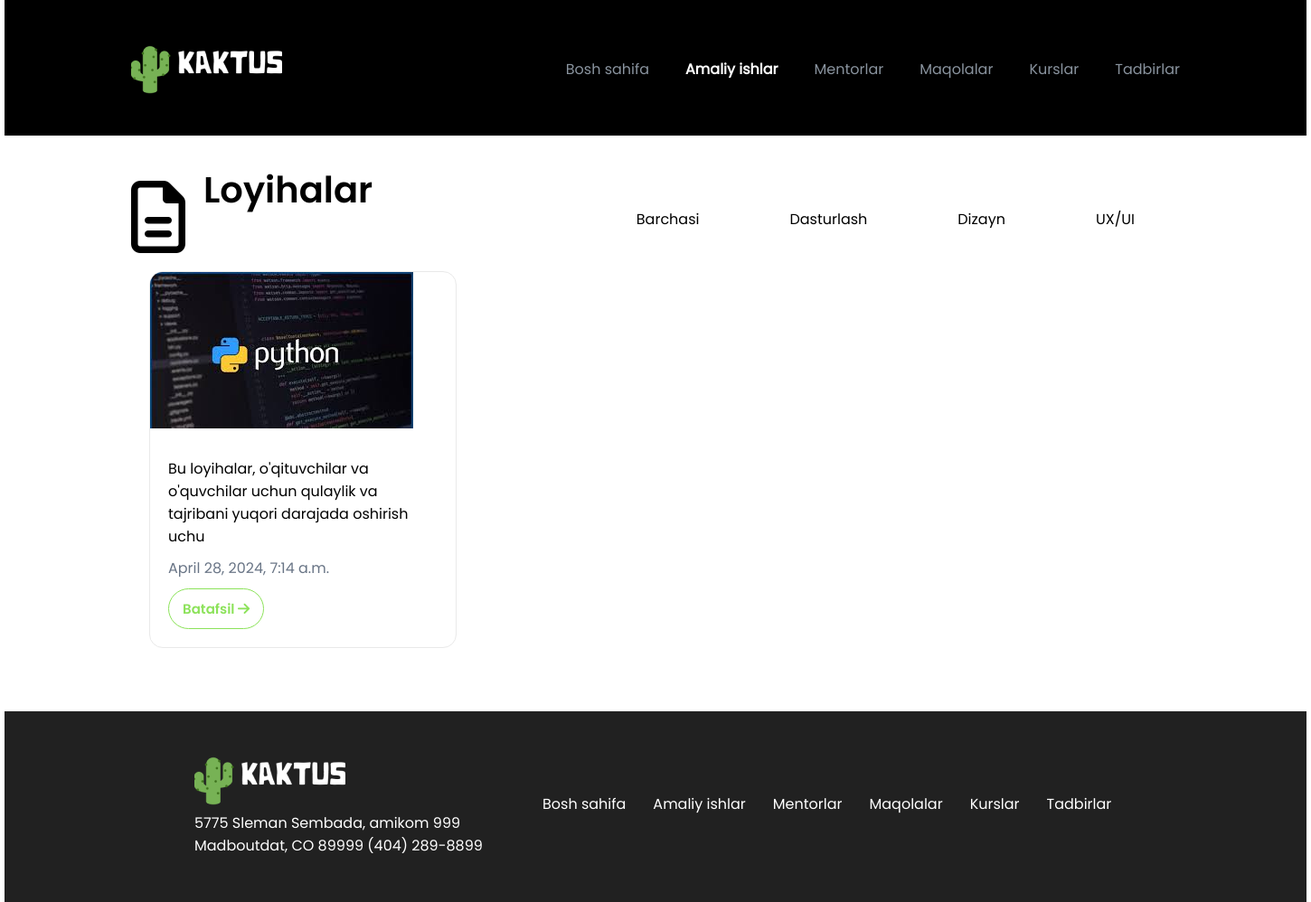
The app's page /project/ with its own data.
### mysite/models.py (models this page shows, shortened)
class Project(TimeStampedMixin):
    title = models.CharField(max_length=255)
    text = models.TextField(null=True, blank=True)
    field = models.ForeignKey(Field, on_delete=models.CASCADE)
    picture = models.ImageField(upload_to='media', null=True, blank=True)
    deadline = models.DateTimeField(null=True, blank=True)
    price = models.IntegerField(null=True, blank=True,default=0)
    requirements = models.TextField(null=True, blank=True)
    class Meta:
        verbose_name = "Project"
        verbose_name_plural = "Projects"
        db_table = "project"

### mysite/views.py (the view)
# urls.py: path('project/', project,name="project"),
def project(request):
    data = Project.objects.all()
    context = {
        "data": data,
    }
    return render(request, 'projects.html', context)

### templates/projects.html (shortened to what this page needs)
<!DOCTYPE html>
<html lang="en">
<head>
    {% load static %}
    <link rel="stylesheet" href="{% static 'css/style.css' %}">
    <link rel="stylesheet" href="{% static 'css/all.css' %}">
</head>
<body>
    <div class="container">
        <div class="page">
            <div class="row">
                <header>
                    <div class="header__logo">
                        <a href="{% url 'index' %}">
                            <img src="{% static 'images/kaktus_logo.png' %}" alt="aaa">
                        </a>
                    </div>
                    <nav class="header__nav">
                        <ul>
                            <li><a href="{% url 'index' %}">Bosh sahifa</a></li>
                            <li><a href="{% url 'project' %}" class="active" >Amaliy ishlar</a></li>
                            <li><a href="{% url 'mentor' %}">Mentorlar</a></li>
                            <li><a href="{% url 'article' %}">Maqolalar</a></li>
                            <li><a href="{% url 'course' %}">Kurslar</a></li>
                            <li><a href="{% url 'event' %}" >Tadbirlar</a></li>
                        </ul>
                    </nav>
                </header>
            </div>
        </div>
        <div class="maqola_page">
            <div class="row">
                <div class="page__header">
                    <div class="page__title">
                        <i class="fa-regular fa-file-lines"></i> <span>Loyihalar</span>
                    </div>
                    <div class="page__filter">
                        <a href="{% url 'project' %}" class="page__filter-btn ">Barchasi</a>
                        <a href="{% url 'projectfilter' id=1 %}" class="page__filter-btn">Dasturlash</a>
                        <a href="{% url 'projectfilter' id=2 %}" class="page__filter-btn">Dizayn</a>
                        <a href="{% url 'projectfilter' id=3 %}" class="page__filter-btn">UX/UI</a>
                    </div>
                </div>
                <div class="universal_cards">
                    {% for i in data %}
                    <div class="universal_card">
                        <img src="{{i.picture.url}}" alt="" class="card-img-top">
                        <div class="card-body">
                            <p class="card-text">{{i.text|slice:":100"}}</p>
                            <p class="card-data">{{i.created_at}}</p>
                            <a href="{% url 'feedback' %}" class="card-link">Batafsil <i class="fa-solid fa-arrow-right"></i></a>
                        </div>
                    </div>
                    {% endfor %}
                </div>
            </div>
        </div>
        <footer>
            <div class="row">
                <div class="footer__cols">
                    <div class="footer__col-info">
                        <a href="index.html">
                            <img src="{% static 'images/kaktus_logo.png' %}" alt="aaa">
                        </a>
                        <p>5775 Sleman Sembada, amikom 999 Madboutdat, CO 89999 (404) 289-8899</p>
                    </div>
                    <div class="footer__col-menu">
                        <ul>
                            <li><a href="{% url 'index' %}">Bosh sahifa</a></li>
                            <li><a href="{% url 'project' %}" class="active" >Amaliy ishlar</a></li>
                            <li><a href="{% url 'mentor' %}">Mentorlar</a></li>
                            <li><a href="{% url 'article' %}">Maqolalar</a></li>
                            <li><a href="{% url 'course' %}">Kurslar</a></li>
                            <li><a href="{% url 'event' %}" >Tadbirlar</a></li>
                        </ul>
                    </div>
                </div>
            </div>
        </footer>
    </div>
</body>
</html>

### static/css/style.css (style rules this page uses)
* { margin:0px; padding:0px; box-sizing: border-box; font-family: "Poppins"; transition: all .3s; }
a { text-decoration: none; }
.container { width: 1440px; margin:0 auto; }
.container .row { width: 1160px; margin:0 auto; }
header { padding-top:50px; display: flex; justify-content: space-between; align-content: center; }
header .header__logo a { display: flex; align-content: center; color: #fff; }
header .header__nav { line-height: 54px; }
header .header__nav ul { display: flex; list-style: none; }
header .header__nav ul li a { font-family: "Poppins"; color:#89939E; margin-left:40px; }
header .header__nav ul li .active { color:#ffffff; font-weight: 600; }
.universal_cards { display: flex; flex-wrap: wrap; justify-content: space-between; }
.universal_card { width: 340px; border:1px solid #E9E9E9; border-radius: 15px; margin:20px; overflow: hidden; }
.universal_card .card-body { padding:20px; }
.universal_card .card-body .card-text { margin-top:5px; }
.universal_card .card-body .card-data { color:#697586; margin-top:10px; }
.universal_card .card-body .card-link { font-family: "Poppins600"; padding:10px 15px; color: #8CE25A; border:1px solid #8CE25A; border-radius:30px; font-size: 15px; margin-top:10px; display: inline-block; }
.page { background-color: black; height: 150px; }
.maqola_page .page__header { display: flex; flex-wrap: wrap; justify-content: space-between; }
.page__header .page__title { display: flex; width: 400px; }
.page__header .page__title i { margin-top:50px; font-size: 80px; }
.page__header .page__title span { font-family: "Poppins600"; font-size: 40px; margin-left:20px; margin-top:30px; }
.page__header .page__filter { margin-top:60px; height: 60px; display: flex; }
.page__header .page__filter-btn { padding:20px 50px; display: block; color:black; }
footer { margin-top:50px; background-color: #212121; }
.footer__cols { padding:50px; display: flex; }
.footer__col-info { width: 350px; margin:0px 20px; }
.footer__col-info p { color:white; }
.footer__col-menu ul { list-style: none; display: flex; }
.footer__col-menu ul li a { display: block; margin:40px 15px; color:white; }

### records on screen
Project: picture (picture), text "Bu loyihalar, o'qituvchilar va o'quvchilar uchun qulaylik va tajribani yuqori darajada oshirish uchu", created_at "April 28, 2024, 7:14 a.m."
